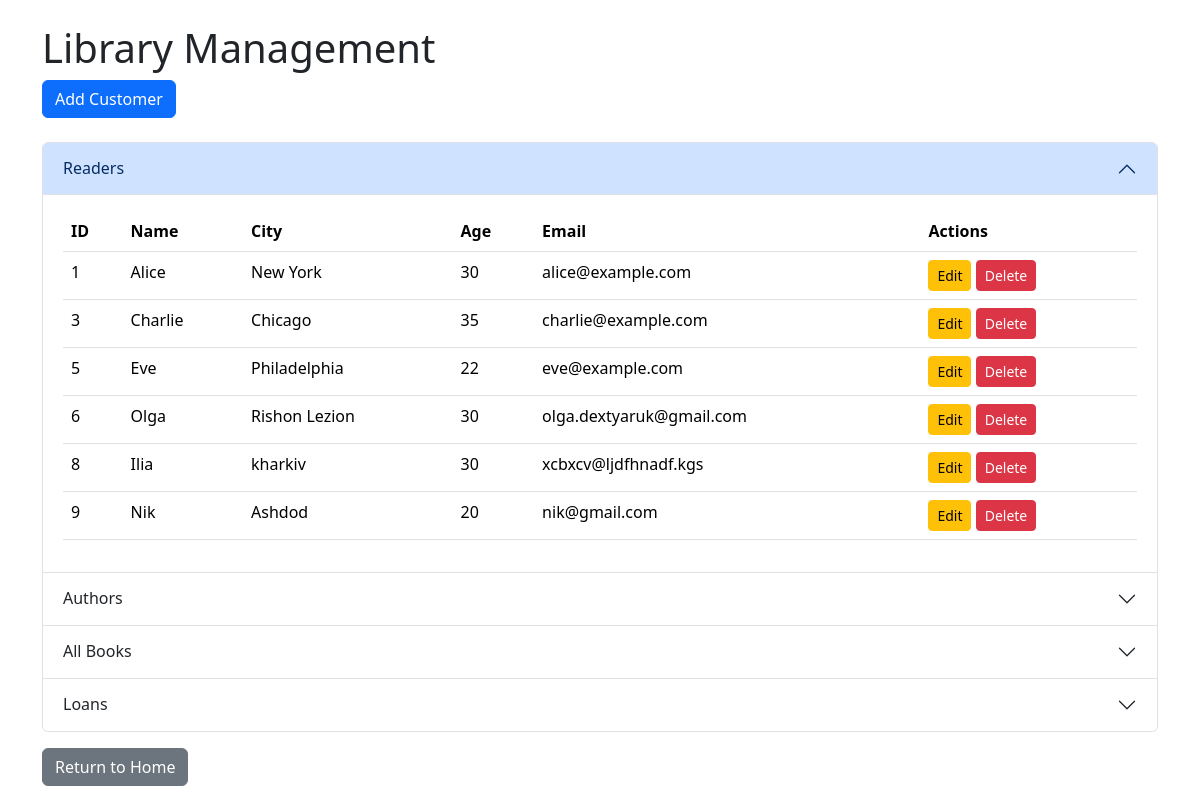
The page /admin on the database its author committed.
### models/customer.py (models this page shows)
class Customer(db.Model):
    __tablename__ = 'customers'
    id = db.Column(db.Integer, primary_key=True)
    name = db.Column(db.String, nullable=False)
    city = db.Column(db.String, nullable=False)
    age = db.Column(db.Integer, nullable=False)
    email = db.Column(db.String, unique=True, nullable=False)
    customer_type = db.Column(db.Integer, nullable=False)

### app.py (the view)
@app.route('/admin')
def admin():
    app.logger.info('Accessed admin page')
    customers = Customer.query.all()
    loans = Loan.query.all()  # Retrieve all loans
    books = Book.query.all()  # Retrieve all books
    return render_template('admin.html', customers=customers, loans=loans, books=books, CustomerType=CustomerType)

### templates/admin.html (shortened to what this page needs)
<!DOCTYPE html>
<html lang="en">
<head>
    <link href="https://cdn.jsdelivr.net/npm/bootstrap@5.3.3/dist/css/bootstrap.min.css" rel="stylesheet">
    <link rel="stylesheet" href="https://cdn.jsdelivr.net/npm/toastify-js/src/toastify.css">
</head>
<body class="container mt-4">
    <h1>Library Management</h1>
    <div class="mb-4">
        <a href="{{ url_for('add_customer') }}" class="btn btn-primary">Add Customer</a>
    </div>
    <div class="accordion" id="accordionExample">
        <div class="accordion-item">
            <h2 class="accordion-header" id="headingReaders">
                <button class="accordion-button" type="button" data-bs-toggle="collapse"
                    data-bs-target="#collapseReaders" aria-expanded="true" aria-controls="collapseReaders">
                    Readers
                </button>
            </h2>
            <div id="collapseReaders" class="accordion-collapse collapse show" aria-labelledby="headingReaders"
                data-bs-parent="#accordionExample">
                <div class="accordion-body">
                    <table class="table">
                        <thead>
                            <tr>
                                <th>ID</th>
                                <th>Name</th>
                                <th>City</th>
                                <th>Age</th>
                                <th>Email</th>
                                <th>Actions</th>
                            </tr>
                        </thead>
                        <tbody>
                            {% for customer in customers %}
                            {% if customer.customer_type == 2 %}
                            <tr>
                                <td>{{ customer.id }}</td>
                                <td>{{ customer.name }}</td>
                                <td>{{ customer.city }}</td>
                                <td>{{ customer.age }}</td>
                                <td>{{ customer.email }}</td>
                                <td>
                                    <a href="{{ url_for('edit_customer', id=customer.id) }}"
                                        class="btn btn-warning btn-sm">Edit</a>
                                    <form action="{{ url_for('delete_customer', id=customer.id) }}" method="POST"
                                        style="display:inline;"
                                        onsubmit="return confirm('Are you sure you want to delete this customer?');">
                                        <button type="submit" class="btn btn-danger btn-sm">Delete</button>
                                    </form>
                                </td>
                            </tr>
                            {% endif %}
                            {% else %}
                            <tr>
                                <td colspan="6">No readers found.</td>
                            </tr>
                            {% endfor %}
                        </tbody>
                    </table>
                </div>
            </div>
        </div>
        <div class="accordion-item">
            <h2 class="accordion-header" id="headingAuthors">
                <button class="accordion-button collapsed" type="button" data-bs-toggle="collapse"
                    data-bs-target="#collapseAuthors" aria-expanded="false" aria-controls="collapseAuthors">
                    Authors
                </button>
            </h2>
        </div>
        <div class="accordion-item">
            <h2 class="accordion-header" id="headingBooks">
                <button class="accordion-button collapsed" type="button" data-bs-toggle="collapse"
                    data-bs-target="#collapseBooks" aria-expanded="false" aria-controls="collapseBooks">
                    All Books
                </button>
            </h2>
        </div>
        <div class="accordion-item">
            <h2 class="accordion-header" id="headingLoans">
                <button class="accordion-button collapsed" type="button" data-bs-toggle="collapse"
                    data-bs-target="#collapseLoans" aria-expanded="false" aria-controls="collapseLoans">
                    Loans
                </button>
            </h2>
        </div>
    </div>
    <a href="{{ url_for('home') }}" class="btn btn-secondary mt-3">Return to Home</a>
</body>
</html>

### rows shown on the page
Customer: id "1", name "Alice", city "New York", age "30", email "alice@example.com"
Customer: id "3", name "Charlie", city "Chicago", age "35", email "charlie@example.com"
Customer: id "5", name "Eve", city "Philadelphia", age "22", email "eve@example.com"
Customer: id "6", name "Olga", city "Rishon Lezion", age "30", email "olga.dextyaruk@gmail.com"
Customer: id "8", name "Ilia", city "kharkiv", age "30", email "xcbxcv@ljdfhnadf.kgs"
Customer: id "9", name "Nik", city "Ashdod", age "20", email "nik@gmail.com"
